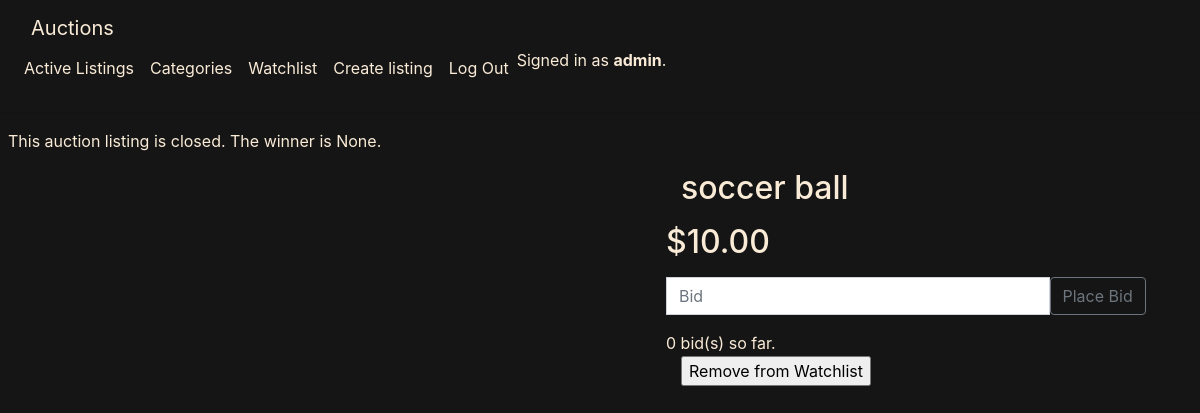
Before: /listing/13 (signed in) with the older database file.
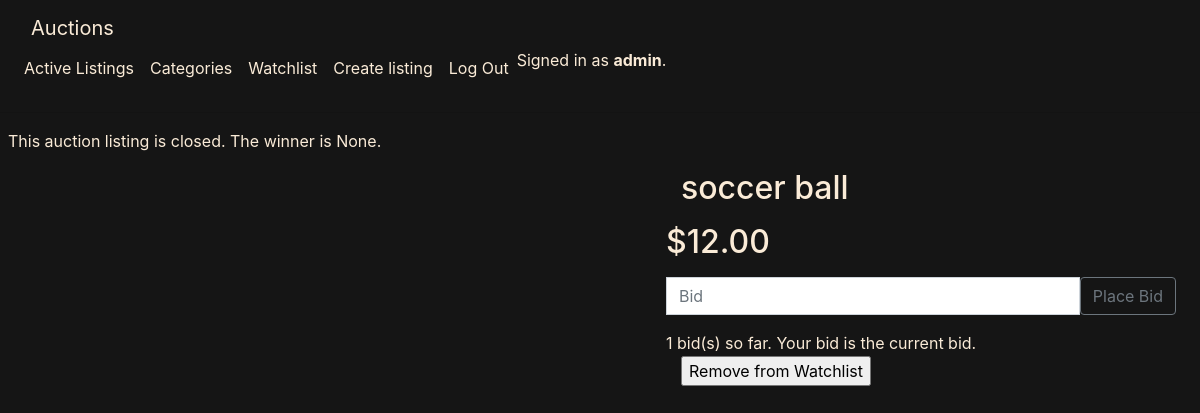
After: the same page with the newer database file.
### auctions/models.py (models this page shows, shortened)
class Listing(m.Model):
    title = m.CharField(max_length=50)
    description = m.TextField()
    price = m.FloatField()
    categ = m.ForeignKey('Category', on_delete=m.SET_NULL, blank=True, null=True)
    date = m.DateTimeField(auto_now_add=True)
    image_url = m.TextField(blank=True, null=True)
    creator = m.ForeignKey(User, related_name="listings", on_delete=m.CASCADE)
    winner = m.ForeignKey(User, related_name="won", on_delete=m.SET_NULL, blank=True, null=True)
    active = m.BooleanField(default=True, null=False, blank=False)

### auctions/views.py (the view)
# urls.py: path("listing/<int:listing_id>", views.listing, name="listing"),
def listing(request, listing_id):
    try:
        l = Listing.objects.get(pk=listing_id)
        if request.user.is_authenticated:
            w = Watchlist.objects.get(owner=request.user)
            if w.listings.contains(l):
                watchlisted = True
            else:
                watchlisted = False
        else:
            watchlisted = False
    except Listing.DoesNotExist:
        return render(request, "auctions/error.html", {"error": 1})
    except Watchlist.DoesNotExist:
        watchlisted = False
    bid_form = PlaceBidForm()
    bid_form.fields["amount"].widget.attrs["min"] = round(l.price * 1.1, 1)
    if request.user.is_authenticated:
        user_winning = Bid.objects.filter(listing=l, author=request.user,
                                amount=l.price)
    else:
        user_winning = False
    return render(request, "auctions/listing.html", {
        "listing": l,
        "watchlisted": watchlisted,
        "owner": l.creator == request.user,
        "active": l.active,
        "winner": l.winner == request.user,
        "bid_form": bid_form,
        "comment_form": AddCommentForm(),
        "comments": Comment.objects.filter(listing=l),
        "bid_count": len(Bid.objects.filter(listing=l)),
        "user_winning": user_winning
        })

### auctions/forms.py
class PlaceBidForm(f.ModelForm):
    class Meta:
        model = Bid
        fields = ('amount',)
        labels = {'amount': '',}
        widgets = {'amount': f.NumberInput(attrs={'class': 'form-control', 'placeholder': 'Bid'}),}

class AddCommentForm(f.ModelForm):
    class Meta:
        model = Comment
        fields = ('text',)
        labels = {'text': '',}
        widgets = {'text': f.Textarea(attrs={'class': 'form-control', 'placeholder': 'Comment'}),}

### auctions/templates/auctions/listing.html (shortened to what this page needs)
{% extends "auctions/layout.html" %}
{% load static %}
{% block extrahead %}
<link rel="stylesheet" href="{% static 'listing.css' %}">
{% endblock %}
{% block body %}
<div id="main" class="row m-2" >
  {% include 'auctions/listing-main.html' %}
</div>
{% endblock %}

### auctions/templates/auctions/listing-main.html (shortened to what this page needs)
{% load static %}
<div class="header">
  {% if not active and winner %}
    ¡You won the auction!
  {% elif not active and owner %}
    This auction listing is closed. The winner is {{ listing.winner }}.
  {% elif not active and not winner %}
    This auction listing is closed.
  {% endif %}
</div>
<div class="row p-3 w-100">
  <div class="col-md-7 text-center">
    <div class="img-cont">
    </div>
  </div>
  <div class="col-md-5">
    <div class="row h-25">
      <h2>{{ listing.title }}</h2>
    </div>
    <div class="row h-50 px-0">
      {% if user.is_authenticated %}
      <div class="row h-50">
        <h2 class="m-0 h-75">${{ listing.price | floatformat:"2g" }}</h2>
      </div>
      <div class="row h-50">
        <form class="input-group mb-3" action="{% url 'place_bid' listing_id=listing.id %}" method="post">
          {{ bid_form }}
          <button class="btn btn-outline-secondary" type="submit" id="button-addon2">Place Bid</button>
        </form>
        <div class="bid-placing">
          <p class="m-0">
            {{ bid_count }} bid(s) so far.
            {% if user_winning %}
              Your bid is the current bid.
            {% endif %}
          </p>
        </div>
      </div>
      {% else %}
      <div class="price ">
        <h2>${{ listing.price | floatformat:"2g" }}</h2>
      </div>
      {% endif %}
    </div>
    <div class="row h-25 pt-4">
      {% if user.is_authenticated %}
        <form class="watchlist-form" action="{% url 'manage_watchlist' listing_id=listing.id %}" method="post">
          {% if not watchlisted %}
            <input type="hidden" name="watchlist" value="add">
            <input type="submit" value="Add to Watchlist">
          {% else %}
            <input type="submit" value="Remove from Watchlist">
          {% endif %}
        </form>
      {% endif %}
    </div>
  </div>
</div>

Changed rows visible on the page:
changed Listing "soccer ball": price "10.00" → "12.00"
Other visible differences:
{{ bid_count }}: "0" → "1"
text now shown: "Your bid is the current bid."
